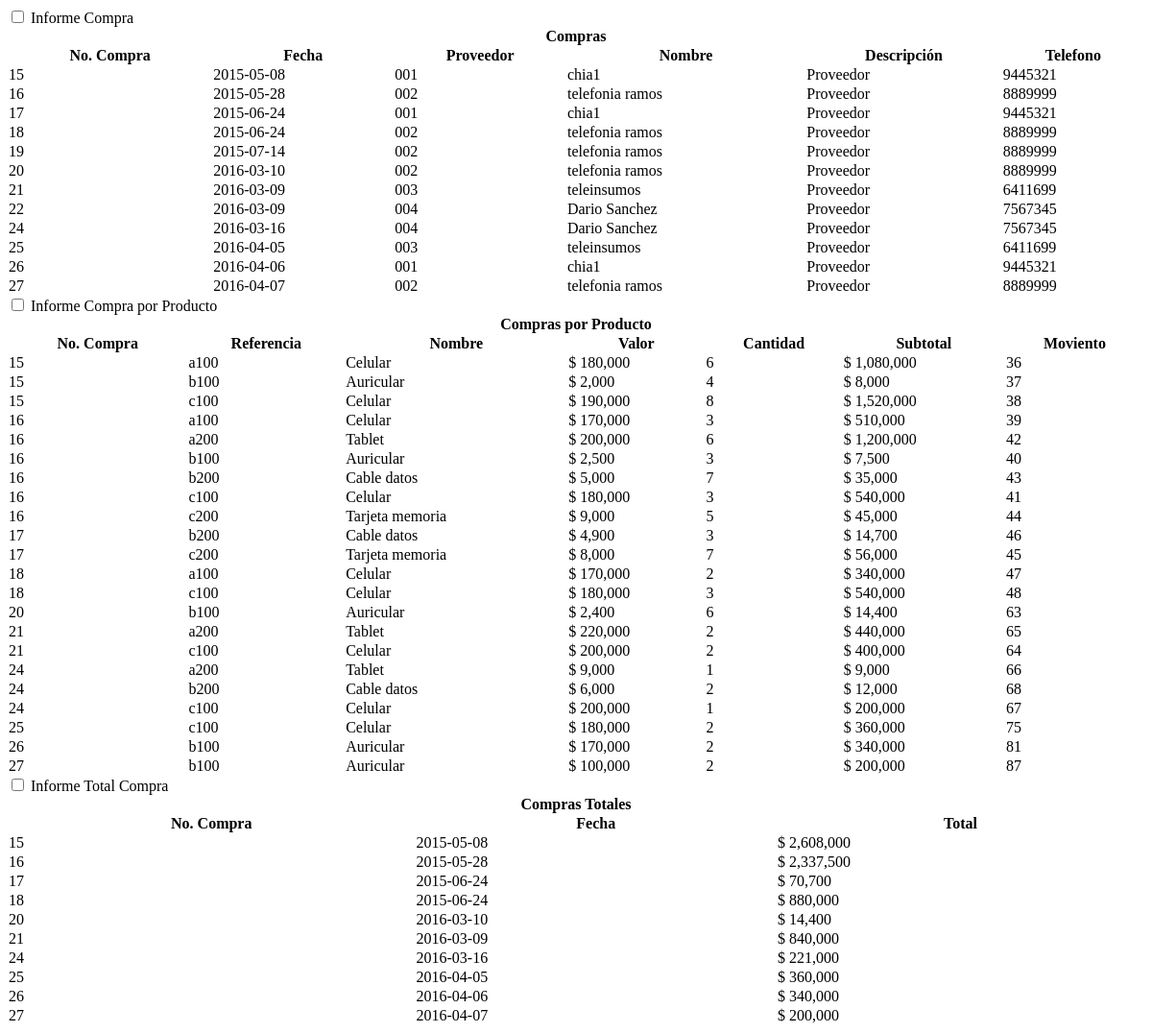
The app's page /vista/vcscompra.php, older data.
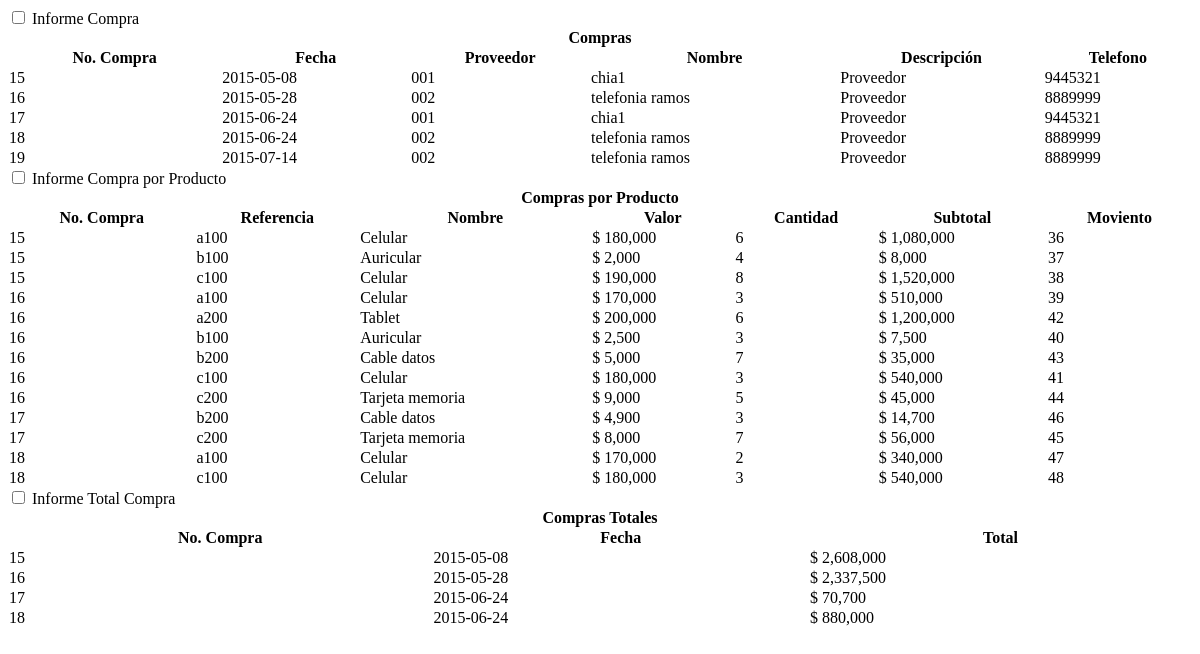
The same page, newer data.
### tables this page shows
CREATE TABLE IF NOT EXISTS `tbcompra` (
  `numero_compra` int(11) NOT NULL,
  `proveedor` varchar(12) NOT NULL,
  `fecha` date NOT NULL
);

### modelo/mconsulta.php (called while the page is built, shortened)
<?php
	include('controlador/conexion.php');
	include('functions.php');
	class Mconsulta extends Funciones
	{
		function consultar_compra()
		{
			$sql = "SELECT * FROM cscompra";
			return $this->SeleccionDatos($sql);
		}
		function consultar_compraproducto()
		{
			$sql = "SELECT * FROM cscompraproductos";
			return $this->SeleccionDatos($sql);
		}
		function consultar_compratotal()
		{
			$sql = "SELECT * FROM cscompratotal";
			return $this->SeleccionDatos($sql);
		}
	}

### modelo/functions.php (called while the page is built, shortened)
<?php
	class Funciones {
        function SeleccionDatos($consulta)
        {
                $conexionBD = new conexion();
                $conexionBD -> conectarBD();
                $datos = $conexionBD -> ejeCon($consulta, 0);
                return $datos;
        }
    }

### controlador/configuracion.php (called while the page is built)
<?php
	$serv_bd = "localhost";
	$usu_bd = "root";
	$pass_bd = "";
	$bd = "bdwold";
?>

### controlador/conexion.php (called while the page is built, shortened)
<?php
	class conexion {
		var $link;
		function conectarBD() {
			include("configuracion.php");
			$this -> link = mysqli_connect ($serv_bd, $usu_bd, $pass_bd);
			$bd2 = mysqli_select_db($this->link,$bd);
		}
		function ejeCon($con, $op) {
			$this -> resultado = mysqli_query($this->link,$con) or die("La consulta fallo: ". mysqli_error($this->link));
			if($op == 0) {
				while ($linea = mysqli_fetch_array($this -> resultado)) {
					$arrayResultado[] = $linea;
				}
			} else {
				$arrayResultado[] = 0;
			}
			$resarr = isset ($arrayResultado) ? $arrayResultado: NULL;
			if($resarr) {
				return $arrayResultado;
			}
		}
	}
?>

### vista/vcscompra.php (the view, shortened to what the changed rows need)
<?php
    include('estilos.php');
    include('modelo/mconsulta.php');
    $compra = new Mconsulta();
?>
<?php
$consultacompra = $compra->consultar_compra();
$consultacompraproductos = $compra->consultar_compraproducto();
$consultacompratotal = $compra->consultar_compratotal();
?>
<div class="row-fluid">
<div class="spoiler">
<div class="info">
	<table id="" class="display" cellspacing="0" width="100%">
	   <thead>
            <tr>
                <th colspan="12">Compras</th>
            </tr>
            <tr>
                <th>No. Compra</th>
                <th>Fecha</th>
                <th>Proveedor</th>
                <th>Nombre</th>
                <th>Descripción</th>
                <th>Telefono</th>
            </tr>
        </thead>
        <tbody>
            <?php for($i=0;$i<count($consultacompra);$i++): ?>
                <tr>
                    <td data-title='No. Compra'><?= $consultacompra[$i]['numero_compra'] ?></td>
                    <td data-title='Fecha'><?= $consultacompra[$i]['fecha'] ?></td>
                    <td data-title='Proveedor'><?= $consultacompra[$i]['proveedor'] ?></td>
                    <td data-title='Nombre'><?= $consultacompra[$i]['nombre'] ?></td>
                    <td data-title='Descripción'><?= $consultacompra[$i]['descripcion'] ?></td>
                    <td data-title='Telefono'><?= $consultacompra[$i]['telefono'] ?></td>
                </tr>
            <?php endfor; ?>
        </tbody>
    </table>
</div>
</div>
</div>
<div class="row-fluid">
<div class="spoiler">
<div class="info">
<table id="" class="display" cellspacing="0" width="100%">
	   <thead>
            <tr>
                <th colspan="12">Compras por Producto</th>
            </tr>
            <tr>
                <th>No. Compra</th>
                <th>Referencia</th>
                <th>Nombre</th>
                <th>Valor</th>
                <th>Cantidad</th>
                <th>Subtotal</th>
                <th>Moviento</th>
            </tr>
        </thead>
        <tbody>
            <?php for($i=0;$i<count($consultacompraproductos);$i++): ?>
                <tr>
                    <td data-title='No. Compra'><?= $consultacompraproductos[$i]['numero_compra'] ?></td>
                    <td data-title='Referencia'><?= $consultacompraproductos[$i]['referencia'] ?></td>
                    <td data-title='Nombre'><?= $consultacompraproductos[$i]['nombre'] ?></td>
                    <td data-title='Valor'>$ <?= number_format($consultacompraproductos[$i]['valor']) ?></td>
                    <td data-title='Cantidad'><?= $consultacompraproductos[$i]['cantidad'] ?></td>
                    <td data-title='Subtotal'>$ <?= number_format($consultacompraproductos[$i]['SUBTOTAL']) ?></td>
                    <td data-title='Moviento'><?= $consultacompraproductos[$i]['idmovimiento'] ?></td>
                </tr>
            <?php endfor; ?>
        </tbody>
    </table>
</div>
</div>
</div>
<div class="row-fluid">
<div class="spoiler">
<div class="info">
	<table id="" class="display" cellspacing="0" width="100%">
	   <thead>
            <tr>
                <th colspan="12">Compras Totales</th>
            </tr>
            <tr>
                <th>No. Compra</th>
                <th>Fecha</th>
                <th>Total</th>
            </tr>
        </thead>
        <tbody>
            <?php for($i=0;$i<count($consultacompratotal);$i++): ?>
                <tr>
                    <td data-title='No. Compra'><?= $consultacompratotal[$i]['numero_compra'] ?></td>
                    <td data-title='Fecha'><?= $consultacompratotal[$i]['fecha'] ?></td>
                    <td data-title='Total'>$ <?= number_format($consultacompratotal[$i]['SumaDeSUBTOTAL']) ?></td>
                </tr>
            <?php endfor; ?>
        </tbody>
    </table>
</div>
</div>
</div>

Row changes from the older to the newer data that the page shows:
removed tbcompra: numero_compra "20", referencia "b100", nombre "Auricular", valor "2,400", cantidad "6", SUBTOTAL "14,400", idmovimiento "63", fecha "2016-03-10", SumaDeSUBTOTAL "14,400"
removed tbcompra: numero_compra "21", referencia "a200", nombre "Tablet", valor "220,000", cantidad "2", SUBTOTAL "440,000", idmovimiento "65", referencia "c100", nombre "Celular", valor "200,000", SUBTOTAL "400,000", idmovimiento "64", fecha "2016-03-09", SumaDeSUBTOTAL "840,000"
removed tbcompra: numero_compra "24", referencia "a200", nombre "Tablet", valor "9,000", cantidad "1", SUBTOTAL "9,000", idmovimiento "66", referencia "b200", nombre "Cable datos", valor "6,000", cantidad "2", SUBTOTAL "12,000", idmovimiento "68", referencia "c100", nombre "Celular", valor "200,000", SUBTOTAL "200,000", idmovimiento "67", fecha "2016-03-16", SumaDeSUBTOTAL "221,000"
removed tbcompra: numero_compra "25", referencia "c100", nombre "Celular", valor "180,000", cantidad "2", SUBTOTAL "360,000", idmovimiento "75", fecha "2016-04-05", SumaDeSUBTOTAL "360,000"
removed tbcompra: numero_compra "26", referencia "b100", nombre "Auricular", valor "170,000", cantidad "2", SUBTOTAL "340,000", idmovimiento "81", fecha "2016-04-06", SumaDeSUBTOTAL "340,000"
removed tbcompra: numero_compra "27", referencia "b100", nombre "Auricular", valor "100,000", cantidad "2", SUBTOTAL "200,000", idmovimiento "87", fecha "2016-04-07", SumaDeSUBTOTAL "200,000"
Text that changed along with them:
list line gone: "20 2016-03-10 002 telefonia ramos Proveedor 8889999"
list line gone: "21 2016-03-09 003 teleinsumos Proveedor 6411699"
list line gone: "22 2016-03-09 004 Dario Sanchez Proveedor 7567345"
list line gone: "24 2016-03-16 004 Dario Sanchez Proveedor 7567345"
list line gone: "25 2016-04-05 003 teleinsumos Proveedor 6411699"
list line gone: "26 2016-04-06 001 chia1 Proveedor 9445321"
list line gone: "27 2016-04-07 002 telefonia ramos Proveedor 8889999"
